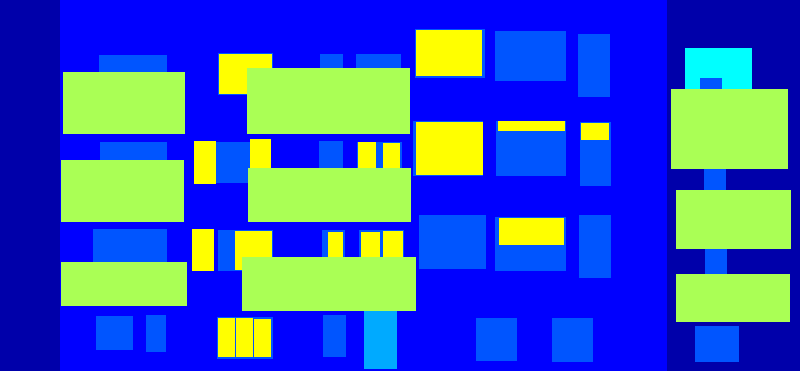
#> input picture Pix2Pix_Project/facades/A/test/cmp_b0303.png, 800 x 371 px, found by its file name; its folder holds only this picture in this run
$ python combine_images.py
#> lines starting #> are read from the running program, lines starting #| are printed output that depends on the picture
import os
import numpy as np
import cv2
from tqdm import tqdm
from PIL import Image

# Based on https://github.com/junyanz/pytorch-CycleGAN-and-pix2pix/blob/master/datasets/combine_A_and_B.py

##
# This program performs a local dataset combination.
# Path A and path B must exist and contain subfolders named 'train' and 'test'
# A represents the input and B represents the expected output
##

# Paths variables (change these to use your own dataset)
PATH_A =  os.path.realpath("blobs/A")          # Represents the input image
PATH_B =  os.path.realpath("blobs/B")          # Represents the target image
PATH_AB = os.path.realpath("blobs/AB")         # Represents the combined folder

# Function to write the combined images
def write_image(path_A, path_B, path_AB):
    im_A = Image.open(path_A)
#> im_A is the input picture: PIL image 800x371 P; mean R, G, B 56.9, 91.4, 185.3
    im_B = Image.open(path_B)

    im_A = add_border(im_A)
    im_B = add_border(im_B)
    im_AB = combine_imgs(im_A, im_B)
    im_AB.save(path_AB)

def add_border(img):
    ow, oh = img.size
#> ow = 800; oh = 371
    w = max(ow, oh)
#> w = 800
    out = Image.new('RGB', (w, w))
#> out: PIL image 800x800 RGB; every value is 0
    out.paste(img)
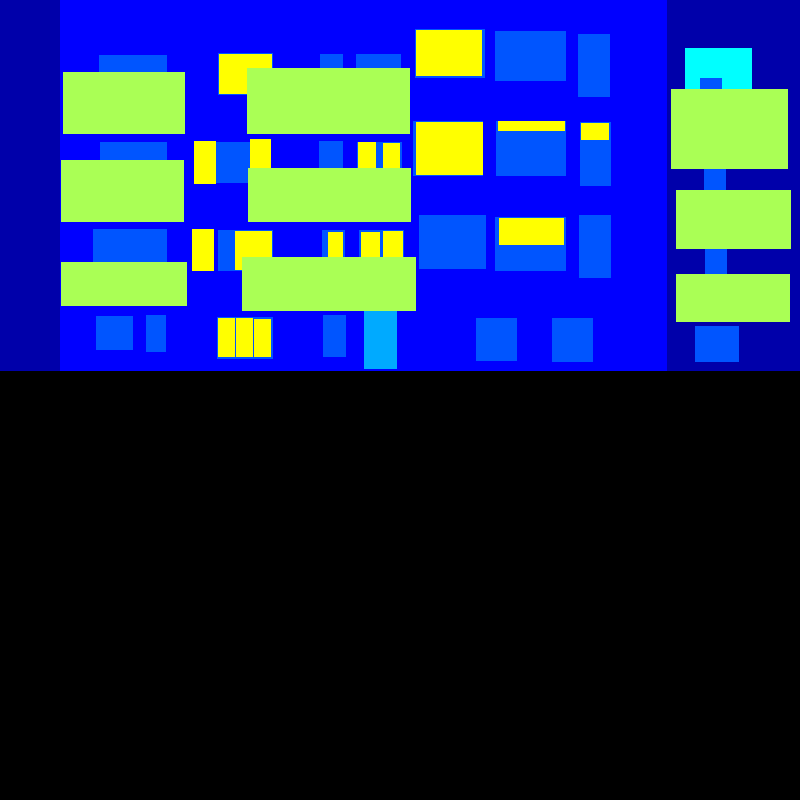
#> out: PIL image 800x800 RGB; mean R, G, B 26.4, 42.4, 85.9
    return out

def combine_imgs(img_a, img_b):
    w, h = img_a.size
#> w = 800; h = 800
    out = Image.new('RGB', (w * 2, h))
#> out: PIL image 1600x800 RGB; every value is 0
    out.paste(img_a)
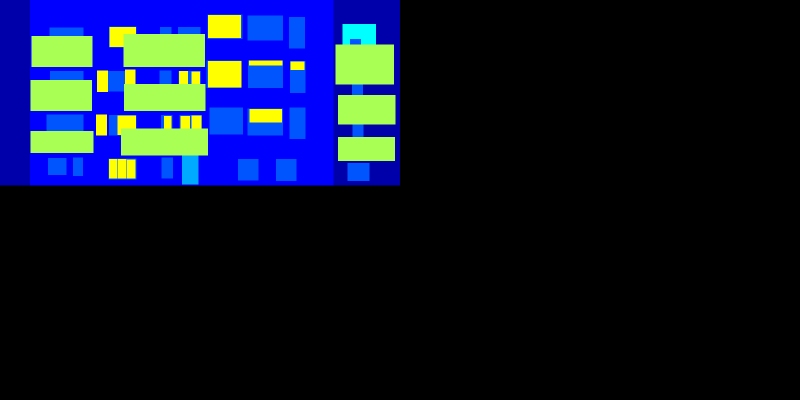
#> out: PIL image 1600x800 RGB (shown at 1/2 size); mean R, G, B 13.2, 21.2, 43
    out.paste(img_b, (w, 0))
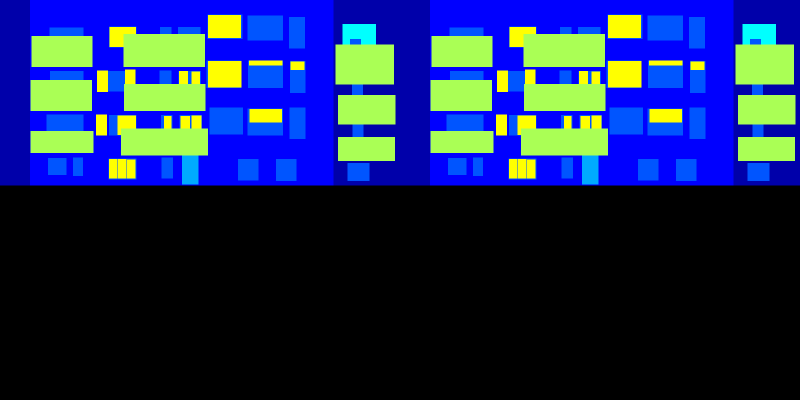
#> out: PIL image 1600x800 RGB (shown at 1/2 size); mean R, G, B 26.4, 42.4, 85.9
    return out


# Get the name of the buckets to be populated (default should be 'test' and 'train')
buckets = os.listdir(PATH_A)

# Iterate through the buckets
for bucket in buckets:
    # Define the folders for input and output images
    img_fold_A = os.path.join(PATH_A, bucket)
    img_fold_B = os.path.join(PATH_B, bucket)

    # Define the folder for the combined images
    img_fold_AB = os.path.join(PATH_AB, bucket)

    # List the images to be combined
    img_list = os.listdir(img_fold_A)

    # Create the destination folder if it does not exist
    if not os.path.isdir(img_fold_AB):
        os.makedirs(img_fold_AB)

    # Iterate through the images
    img_count = len(img_list)
    for n in tqdm(range(img_count)):

        # Get the name of the image in folder A and its resulting path
        name_A = img_list[n]
        path_A = os.path.join(img_fold_A, name_A)

        # Define the name of the image in folder B based on the name in folder B, same for path
        name_B = name_A
        path_B = os.path.join(img_fold_B, name_B)

        # Confirm that images have the same name in both folders
        if not os.path.isfile(path_B):
            ext_A = name_A.split('.')[1]
            ext_B = ""
            # If not, try a different file extension (SHOULD BE EITHER png OR jpg)
            if ext_A.lower() == "jpg":
                ext_B = ".png"
            elif ext_A.lower() == "png":
                ext_B = ".jpg"

            name_B = name_B.split('.')[0] + ext_B
            path_B = os.path.join(img_fold_B, name_B)

        if os.path.isfile(path_A) and os.path.isfile(path_B):
            # Define the name and path of the combined file
            name_AB = name_A
            path_AB = os.path.join(img_fold_AB, name_AB)
            # Write the combined file
            write_image(path_A, path_B, path_AB)
#> pass 2 of the loop `for bucket in buckets:`:
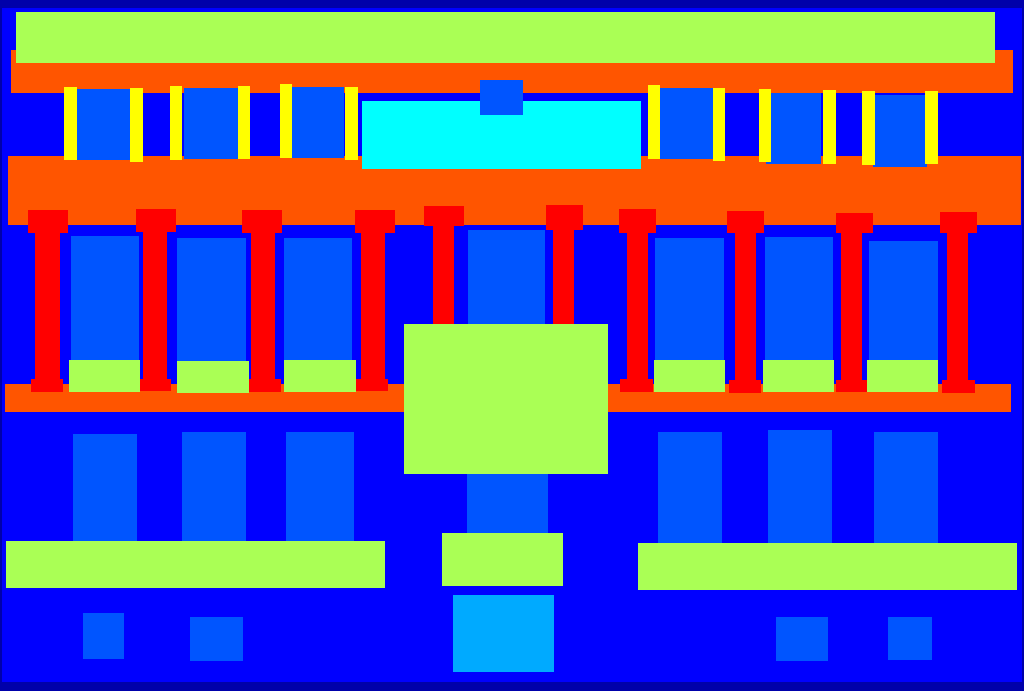
#> input picture Pix2Pix_Project/facades/A/train/cmp_b0004.png, 1024 x 691 px, found by its file name
#> in write_image, im_A is the input picture: PIL image 1024x691 P; mean R, G, B 89, 90.4, 163.6
#> in add_border (call 3), `out.paste(img)`:
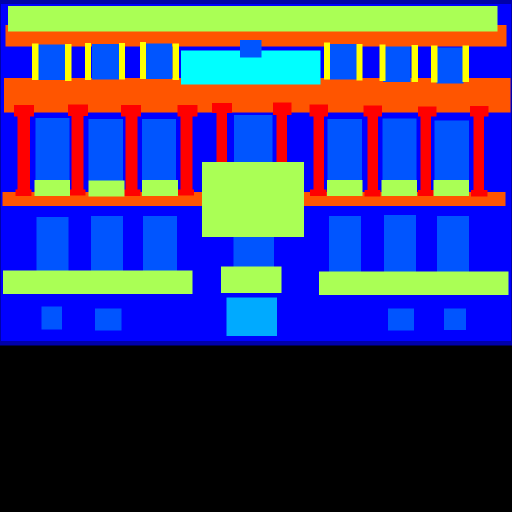
#> out: PIL image 1024x1024 RGB (shown at 1/2 size); mean R, G, B 60.1, 61, 110.4
#> in combine_imgs (call 2), `out.paste(img_b, (w, 0))`:
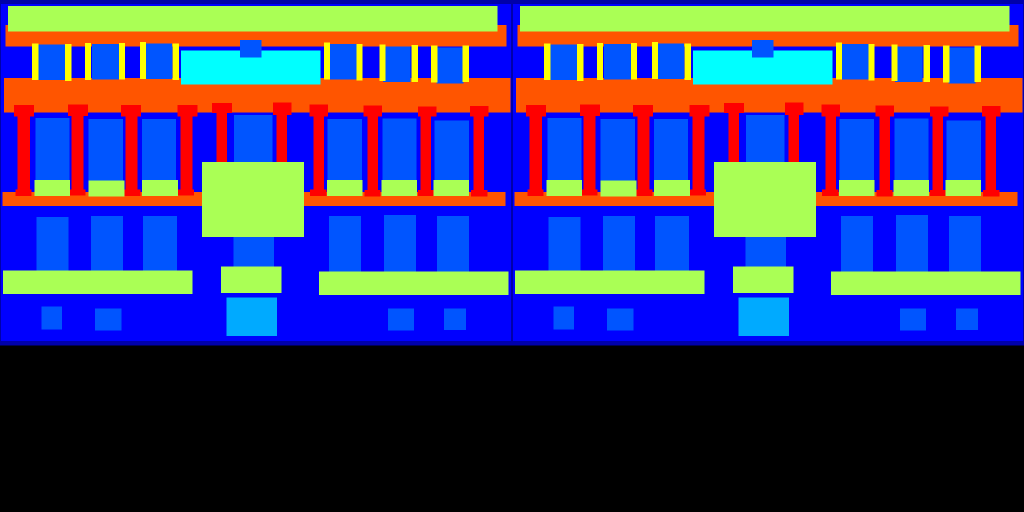
#> out: PIL image 2048x1024 RGB (shown at 1/2 size); mean R, G, B 60.1, 61, 110.4
